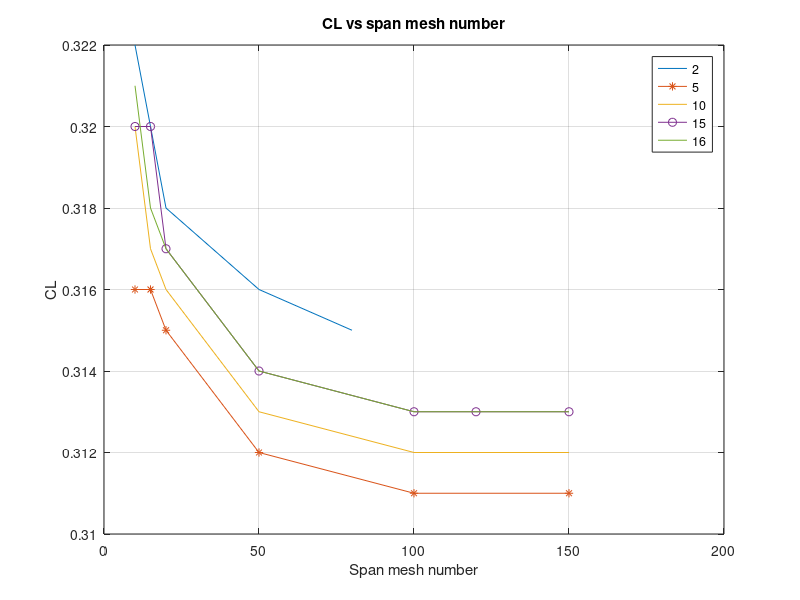
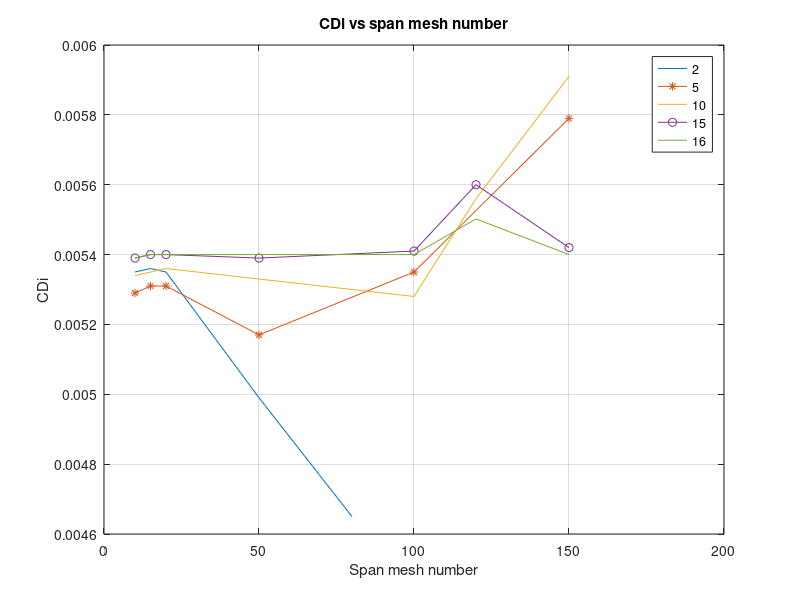

Reproduce these figures in MATLAB, in order.
%data processing for AVL
clear
clc

%nChord = [2]
nSpan = [10,15,20,50,80];

CL = [0.322,0.320,0.318,0.316,0.315];

CD = [0.00535,0.00536,0.00535,0.00499,0.00465];

%nChord = [5]
nSpan1 = [10,15,20,50,100,150];

CL1 = [0.316,0.316,0.315,0.312,0.311,0.311];

CD1 = [0.00529,0.00531,0.00531,0.00517,0.00535,0.00579];

%nChord = [10]
nSpan2 = [10,15,20,50,100,120,150];

CL2 = [0.320,0.317,0.316,0.313,0.312,0.312,0.312];

CD2 = [0.00534,0.00535,0.00536,0.00533,0.00528,0.00556,0.00591];

%nChord = [15]
nSpan3 = [10,15,20,50,100,120,150];

CL3 = [0.320,0.320,0.317,0.314,0.313,0.313,0.313];

CD3 = [0.00539,0.00540,0.00540,0.00539,0.00541,0.00560,0.00542];

%nChord = [16]
nSpan4 = [10,15,20,50,100,120,150];

CL4 = [0.321,0.318,0.317,0.314,0.313,0.313,0.313];

CD4 = [0.00539,0.005400,0.00540,0.00540,0.00540,0.005502,0.00540];

figure(1)
plot(nSpan, CL);
hold on
plot(nSpan1,CL1,'*-');
hold on
plot(nSpan2,CL2);
hold on
plot(nSpan3, CL3,'o-');
hold on
plot(nSpan4, CL4);
title("CL vs span mesh number");
legend("2","5","10","15","16")
grid on
xlabel("Span mesh number");
ylabel("CL");
hold off;

figure(2)
plot(nSpan, CD);
hold on
plot(nSpan1,CD1,'*-');
hold on
plot(nSpan2,CD2);
hold on
plot(nSpan3, CD3,'o-');
hold on
plot(nSpan4, CD4);
legend("2","5","10","15","16")
grid on
xlabel("Span mesh number");
title("CDi vs span mesh number");
ylabel("CDi");
hold off;
